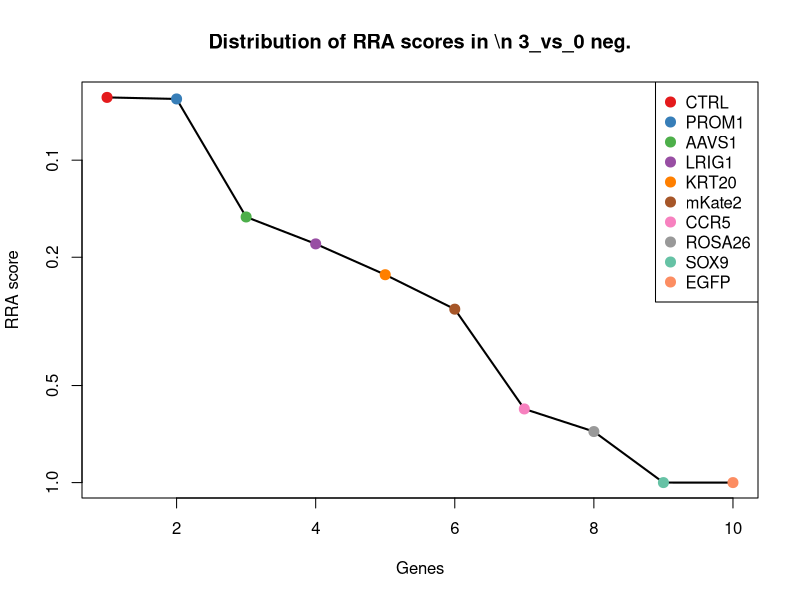
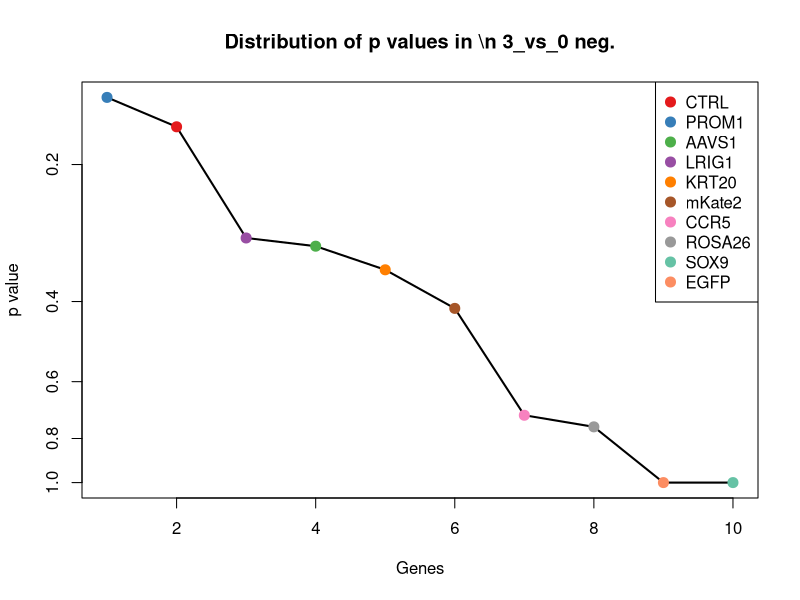
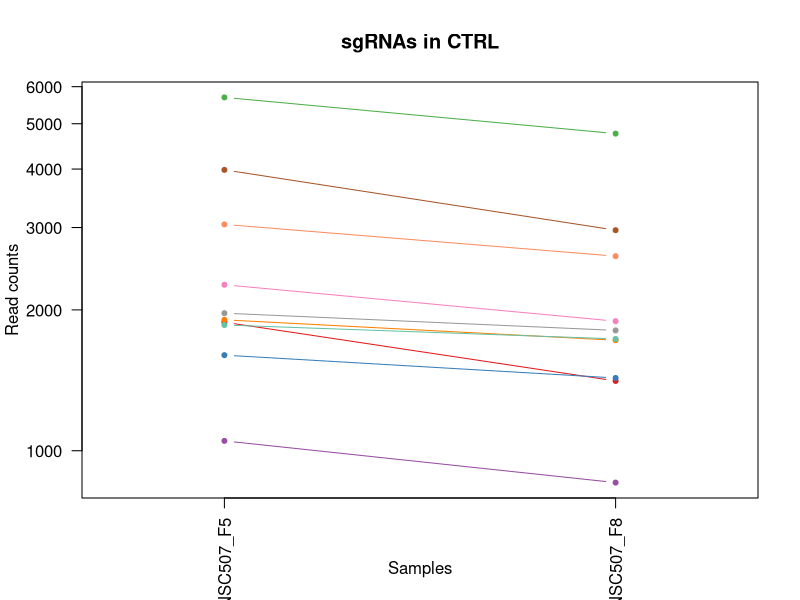
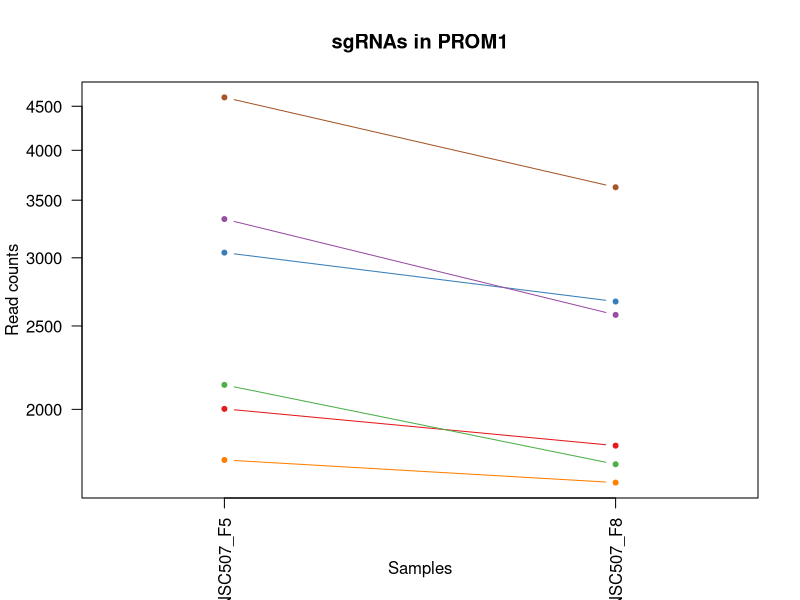
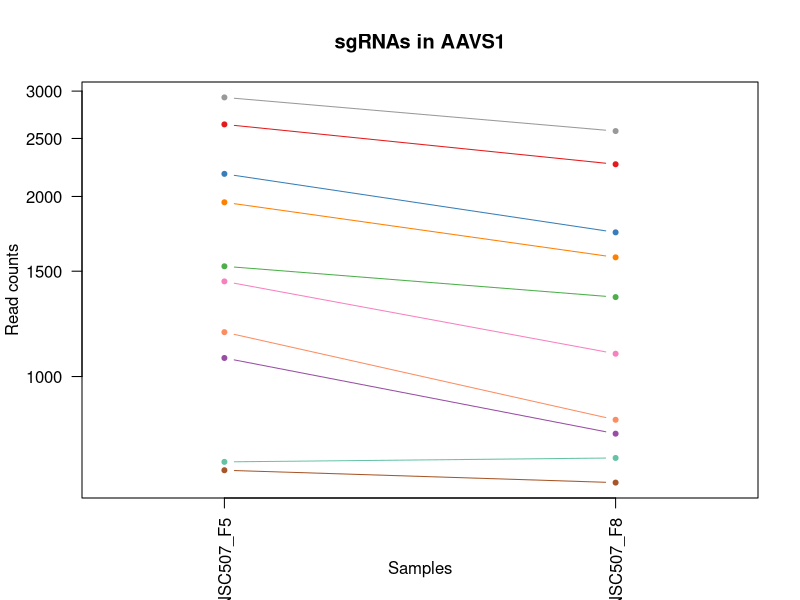
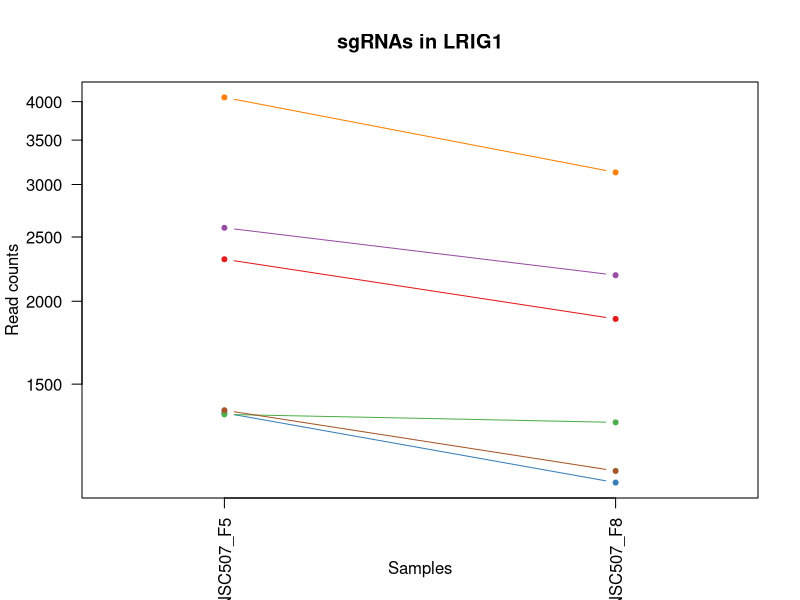
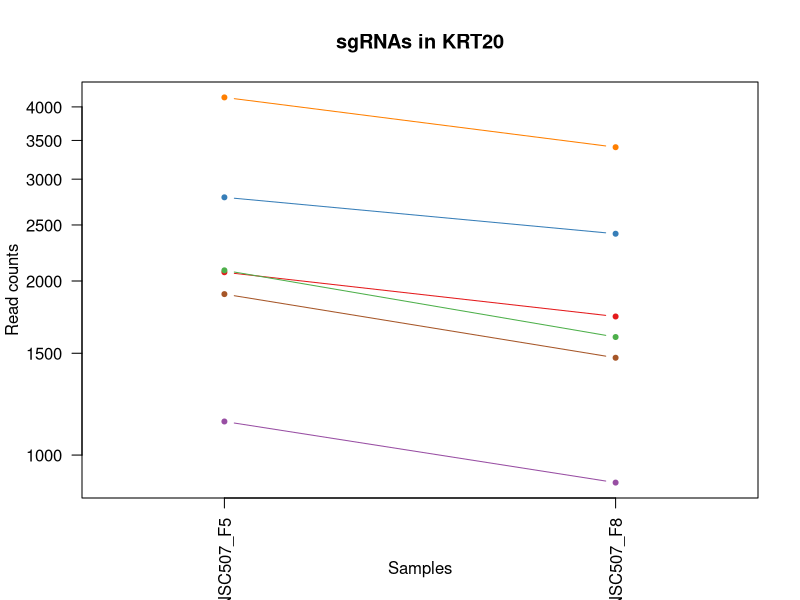
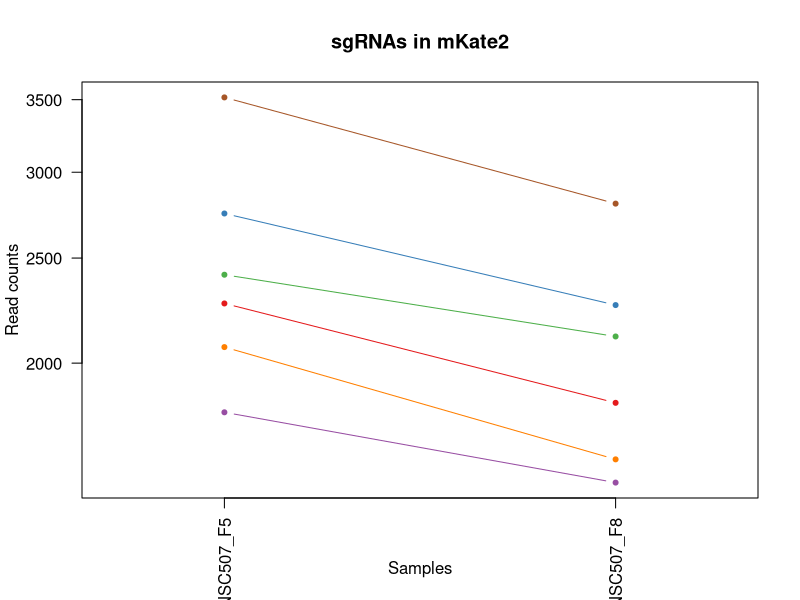

Write the R code that produced these figures, in order. (Note: this script raises an error after producing the figures.)
pdf(file='S7B_c0_t3.pdf',width=4.5,height=4.5);
gstable=read.table('S7B_c0_t3.gene_summary.txt',header=T)
# 
#
# parameters
# Do not modify the variables beginning with "__"

# gstablename='__GENE_SUMMARY_FILE__'
startindex=3
# outputfile='__OUTPUT_FILE__'
targetgenelist=c("CTRL","PROM1","AAVS1","LRIG1","KRT20","mKate2","CCR5","ROSA26","SOX9","EGFP")
# samplelabel=sub('.\\w+.\\w+$','',colnames(gstable)[startindex]);
samplelabel='3_vs_0 neg.'


# You need to write some codes in front of this code:
# gstable=read.table(gstablename,header=T)
# pdf(file=outputfile,width=6,height=6)


# set up color using RColorBrewer
#library(RColorBrewer)
#colors <- brewer.pal(length(targetgenelist), "Set1")

colors=c( "#E41A1C", "#377EB8", "#4DAF4A", "#984EA3", "#FF7F00",  "#A65628", "#F781BF",
          "#999999", "#66C2A5", "#FC8D62", "#8DA0CB", "#E78AC3", "#A6D854", "#FFD92F", "#E5C494", "#B3B3B3", 
          "#8DD3C7", "#FFFFB3", "#BEBADA", "#FB8072", "#80B1D3", "#FDB462", "#B3DE69", "#FCCDE5",
          "#D9D9D9", "#BC80BD", "#CCEBC5", "#FFED6F")

######
# function definition

plotrankedvalues<-function(val, tglist, ...){
  
  plot(val,log='y',ylim=c(max(val),min(val)),type='l',lwd=2, ...)
  if(length(tglist)>0){
    for(i in 1:length(tglist)){
      targetgene=tglist[i];
      tx=which(names(val)==targetgene);ty=val[targetgene];
      points(tx,ty,col=colors[(i %% length(colors)) ],cex=2,pch=20)
      # text(tx+50,ty,targetgene,col=colors[i])
    }
    legend('topright',tglist,pch=20,pt.cex = 2,cex=1,col=colors)
  }
}



plotrandvalues<-function(val,targetgenelist, ...){
  # choose the one with the best distance distribution
  
  mindiffvalue=0;
  randval=val;
  for(i in 1:20){
    randval0=sample(val)
    vindex=sort(which(names(randval0) %in% targetgenelist))
    if(max(vindex)>0.9*length(val)){
      # print('pass...')
      next;
    }
    mindiffind=min(diff(vindex));
    if (mindiffind > mindiffvalue){
      mindiffvalue=mindiffind;
      randval=randval0;
      # print(paste('Diff: ',mindiffvalue))
    }
  }
  plot(randval,log='y',ylim=c(max(randval),min(randval)),pch=20,col='grey', ...)
  
  if(length(targetgenelist)>0){
    for(i in 1:length(targetgenelist)){
      targetgene=targetgenelist[i];
      tx=which(names(randval)==targetgene);ty=randval[targetgene];
      points(tx,ty,col=colors[(i %% length(colors)) ],cex=2,pch=20)
      text(tx+50,ty,targetgene,col=colors[i])
    }
  }
  
}




# set.seed(1235)



pvec=gstable[,startindex]
names(pvec)=gstable[,'id']
pvec=sort(pvec);

plotrankedvalues(pvec,targetgenelist,xlab='Genes',ylab='RRA score',main=paste('Distribution of RRA scores in \\n',samplelabel))

# plotrandvalues(pvec,targetgenelist,xlab='Genes',ylab='RRA score',main=paste('Distribution of RRA scores in \\n',samplelabel))


pvec=gstable[,startindex+1]
names(pvec)=gstable[,'id']
pvec=sort(pvec);

plotrankedvalues(pvec,targetgenelist,xlab='Genes',ylab='p value',main=paste('Distribution of p values in \\n',samplelabel))

# plotrandvalues(pvec,targetgenelist,xlab='Genes',ylab='p value',main=paste('Distribution of p values in \\n',samplelabel))



# you need to write after this code:
# dev.off()






# parameters
# Do not modify the variables beginning with "__"
targetmat=list(c(1881.554107245899,1408.9878322184054),c(1599.752720303355,1429.6474778521062),c(5690.190122413651,4761.359663713614),c(1048.7093397081858,853.9320195263062),c(1903.5330455032563,1721.6371361417466),c(3982.89759706537,2959.8385644548907),c(2262.2607163465505,1891.0462303380943),c(1967.1149740334681,1807.0303380943772),c(1855.6503585854423,1732.6556138130536),c(3044.8679107245903,2604.4926595552342))
targetgene="CTRL"
collabel=c("S53_MNSC507_F5","S56_MNSC507_F8")

# set up color using RColorBrewer
#library(RColorBrewer)
#colors <- brewer.pal(length(targetgenelist), "Set1")

colors=c( "#E41A1C", "#377EB8", "#4DAF4A", "#984EA3", "#FF7F00",  "#A65628", "#F781BF",
          "#999999", "#66C2A5", "#FC8D62", "#8DA0CB", "#E78AC3", "#A6D854", "#FFD92F", "#E5C494", "#B3B3B3", 
          "#8DD3C7", "#FFFFB3", "#BEBADA", "#FB8072", "#80B1D3", "#FDB462", "#B3DE69", "#FCCDE5",
          "#D9D9D9", "#BC80BD", "#CCEBC5", "#FFED6F")


## code

targetmatvec=unlist(targetmat)+1
yrange=range(targetmatvec[targetmatvec>0]);
# yrange[1]=1; # set the minimum value to 1
for(i in 1:length(targetmat)){
  vali=targetmat[[i]]+1;
  if(i==1){
    plot(1:length(vali),vali,type='b',las=1,pch=20,main=paste('sgRNAs in',targetgene),ylab='Read counts',xlab='Samples',xlim=c(0.7,length(vali)+0.3),ylim = yrange,col=colors[(i %% length(colors))],xaxt='n',log='y')
    axis(1,at=1:length(vali),labels=(collabel),las=2)
    # lines(0:100,rep(1,101),col='black');
  }else{
    lines(1:length(vali),vali,type='b',pch=20,col=colors[(i %% length(colors))])
  }
}




# parameters
# Do not modify the variables beginning with "__"
targetmat=list(c(2001.6533055807436,1813.916886638944),c(3040.9431003214904,2667.8489061652504),c(2134.3118972055067,1725.7690652684867),c(3326.669297667134,2574.1918459591393),c(1745.7556672986564,1643.1304827336828),c(4606.94245115819,3622.324534442235))
targetgene="PROM1"
collabel=c("S53_MNSC507_F5","S56_MNSC507_F8")

# set up color using RColorBrewer
#library(RColorBrewer)
#colors <- brewer.pal(length(targetgenelist), "Set1")

colors=c( "#E41A1C", "#377EB8", "#4DAF4A", "#984EA3", "#FF7F00",  "#A65628", "#F781BF",
          "#999999", "#66C2A5", "#FC8D62", "#8DA0CB", "#E78AC3", "#A6D854", "#FFD92F", "#E5C494", "#B3B3B3", 
          "#8DD3C7", "#FFFFB3", "#BEBADA", "#FB8072", "#80B1D3", "#FDB462", "#B3DE69", "#FCCDE5",
          "#D9D9D9", "#BC80BD", "#CCEBC5", "#FFED6F")


## code

targetmatvec=unlist(targetmat)+1
yrange=range(targetmatvec[targetmatvec>0]);
# yrange[1]=1; # set the minimum value to 1
for(i in 1:length(targetmat)){
  vali=targetmat[[i]]+1;
  if(i==1){
    plot(1:length(vali),vali,type='b',las=1,pch=20,main=paste('sgRNAs in',targetgene),ylab='Read counts',xlab='Samples',xlim=c(0.7,length(vali)+0.3),ylim = yrange,col=colors[(i %% length(colors))],xaxt='n',log='y')
    axis(1,at=1:length(vali),labels=(collabel),las=2)
    # lines(0:100,rep(1,101),col='black');
  }else{
    lines(1:length(vali),vali,type='b',pch=20,col=colors[(i %% length(colors))])
  }
}




# parameters
# Do not modify the variables beginning with "__"
targetmat=list(c(2638.2575529634823,2262.9198517447117),c(2180.624659962081,1740.9194720665341),c(1527.5362088863244,1356.6500632796963),c(1073.0431642074025,801.5942505875972),c(1954.5555807435496,1581.15154583258),c(696.2613655098509,663.8632796962575),c(1441.1903800181353,1090.8292894594106),c(2927.123598631605,2571.4372265413126),c(719.0252658478279,729.9741457241005),c(1185.2927417360481,845.6681612728258))
targetgene="AAVS1"
collabel=c("S53_MNSC507_F5","S56_MNSC507_F8")

# set up color using RColorBrewer
#library(RColorBrewer)
#colors <- brewer.pal(length(targetgenelist), "Set1")

colors=c( "#E41A1C", "#377EB8", "#4DAF4A", "#984EA3", "#FF7F00",  "#A65628", "#F781BF",
          "#999999", "#66C2A5", "#FC8D62", "#8DA0CB", "#E78AC3", "#A6D854", "#FFD92F", "#E5C494", "#B3B3B3", 
          "#8DD3C7", "#FFFFB3", "#BEBADA", "#FB8072", "#80B1D3", "#FDB462", "#B3DE69", "#FCCDE5",
          "#D9D9D9", "#BC80BD", "#CCEBC5", "#FFED6F")


## code

targetmatvec=unlist(targetmat)+1
yrange=range(targetmatvec[targetmatvec>0]);
# yrange[1]=1; # set the minimum value to 1
for(i in 1:length(targetmat)){
  vali=targetmat[[i]]+1;
  if(i==1){
    plot(1:length(vali),vali,type='b',las=1,pch=20,main=paste('sgRNAs in',targetgene),ylab='Read counts',xlab='Samples',xlim=c(0.7,length(vali)+0.3),ylim = yrange,col=colors[(i %% length(colors))],xaxt='n',log='y')
    axis(1,at=1:length(vali),labels=(collabel),las=2)
    # lines(0:100,rep(1,101),col='black');
  }else{
    lines(1:length(vali),vali,type='b',pch=20,col=colors[(i %% length(colors))])
  }
}




# parameters
# Do not modify the variables beginning with "__"
targetmat=list(c(2313.2832515868436,1880.0277526667871),c(1356.4144753111864,1064.6604049900561),c(1349.3498165856072,1312.5761525944674),c(2580.1703589976096,2188.5451274633883),c(4058.25395680488,3127.870348942325),c(1368.9738686011046,1108.7343156752847))
targetgene="LRIG1"
collabel=c("S53_MNSC507_F5","S56_MNSC507_F8")

# set up color using RColorBrewer
#library(RColorBrewer)
#colors <- brewer.pal(length(targetgenelist), "Set1")

colors=c( "#E41A1C", "#377EB8", "#4DAF4A", "#984EA3", "#FF7F00",  "#A65628", "#F781BF",
          "#999999", "#66C2A5", "#FC8D62", "#8DA0CB", "#E78AC3", "#A6D854", "#FFD92F", "#E5C494", "#B3B3B3", 
          "#8DD3C7", "#FFFFB3", "#BEBADA", "#FB8072", "#80B1D3", "#FDB462", "#B3DE69", "#FCCDE5",
          "#D9D9D9", "#BC80BD", "#CCEBC5", "#FFED6F")


## code

targetmatvec=unlist(targetmat)+1
yrange=range(targetmatvec[targetmatvec>0]);
# yrange[1]=1; # set the minimum value to 1
for(i in 1:length(targetmat)){
  vali=targetmat[[i]]+1;
  if(i==1){
    plot(1:length(vali),vali,type='b',las=1,pch=20,main=paste('sgRNAs in',targetgene),ylab='Read counts',xlab='Samples',xlim=c(0.7,length(vali)+0.3),ylim = yrange,col=colors[(i %% length(colors))],xaxt='n',log='y')
    axis(1,at=1:length(vali),labels=(collabel),las=2)
    # lines(0:100,rep(1,101),col='black');
  }else{
    lines(1:length(vali),vali,type='b',pch=20,col=colors[(i %% length(colors))])
  }
}




# parameters
# Do not modify the variables beginning with "__"
targetmat=list(c(2069.945006594675,1735.4102332308805),c(2789.755234523123,2413.046610016272),c(2085.644248207073,1599.0565720484542),c(1142.1198273019538,895.2513107937082),c(4153.234368559888,3406.086910142831),c(1897.253348858297,1472.3440788284215))
targetgene="KRT20"
collabel=c("S53_MNSC507_F5","S56_MNSC507_F8")

# set up color using RColorBrewer
#library(RColorBrewer)
#colors <- brewer.pal(length(targetgenelist), "Set1")

colors=c( "#E41A1C", "#377EB8", "#4DAF4A", "#984EA3", "#FF7F00",  "#A65628", "#F781BF",
          "#999999", "#66C2A5", "#FC8D62", "#8DA0CB", "#E78AC3", "#A6D854", "#FFD92F", "#E5C494", "#B3B3B3", 
          "#8DD3C7", "#FFFFB3", "#BEBADA", "#FB8072", "#80B1D3", "#FDB462", "#B3DE69", "#FCCDE5",
          "#D9D9D9", "#BC80BD", "#CCEBC5", "#FFED6F")


## code

targetmatvec=unlist(targetmat)+1
yrange=range(targetmatvec[targetmatvec>0]);
# yrange[1]=1; # set the minimum value to 1
for(i in 1:length(targetmat)){
  vali=targetmat[[i]]+1;
  if(i==1){
    plot(1:length(vali),vali,type='b',las=1,pch=20,main=paste('sgRNAs in',targetgene),ylab='Read counts',xlab='Samples',xlim=c(0.7,length(vali)+0.3),ylim = yrange,col=colors[(i %% length(colors))],xaxt='n',log='y')
    axis(1,at=1:length(vali),labels=(collabel),las=2)
    # lines(0:100,rep(1,101),col='black');
  }else{
    lines(1:length(vali),vali,type='b',pch=20,col=colors[(i %% length(colors))])
  }
}




# parameters
# Do not modify the variables beginning with "__"
targetmat=list(c(2269.325375072129,1837.3311516904719),c(2747.367282169648,2261.5425420357983),c(2412.188473744951,2115.547712890978),c(1800.7030129420493,1550.8507322364853),c(2068.375082433435,1629.357385644549),c(3515.8451590965296,2805.5798770565902))
targetgene="mKate2"
collabel=c("S53_MNSC507_F5","S56_MNSC507_F8")

# set up color using RColorBrewer
#library(RColorBrewer)
#colors <- brewer.pal(length(targetgenelist), "Set1")

colors=c( "#E41A1C", "#377EB8", "#4DAF4A", "#984EA3", "#FF7F00",  "#A65628", "#F781BF",
          "#999999", "#66C2A5", "#FC8D62", "#8DA0CB", "#E78AC3", "#A6D854", "#FFD92F", "#E5C494", "#B3B3B3", 
          "#8DD3C7", "#FFFFB3", "#BEBADA", "#FB8072", "#80B1D3", "#FDB462", "#B3DE69", "#FCCDE5",
          "#D9D9D9", "#BC80BD", "#CCEBC5", "#FFED6F")


## code

targetmatvec=unlist(targetmat)+1
yrange=range(targetmatvec[targetmatvec>0]);
# yrange[1]=1; # set the minimum value to 1
for(i in 1:length(targetmat)){
  vali=targetmat[[i]]+1;
  if(i==1){
    plot(1:length(vali),vali,type='b',las=1,pch=20,main=paste('sgRNAs in',targetgene),ylab='Read counts',xlab='Samples',xlim=c(0.7,length(vali)+0.3),ylim = yrange,col=colors[(i %% length(colors))],xaxt='n',log='y')
    axis(1,at=1:length(vali),labels=(collabel),las=2)
    # lines(0:100,rep(1,101),col='black');
  }else{
    lines(1:length(vali),vali,type='b',pch=20,col=colors[(i %% length(colors))])
  }
}




# parameters
# Do not modify the variables beginning with "__"
targetmat=list(c(1504.7723085483474,1201.0140661724824),c(2141.376555931086,1906.1966371361418),c(1330.5107266507296,991.662990417646),c(1044.7845293050862,893.8740010847948),c(1413.7167071964388,1329.1038691014282),c(1639.00082433435,1406.2332128005785),c(2963.2318543401207,2616.888446935455),c(1831.3165340862254,1611.4523594286748),c(1140.549903140714,1055.0192370276623),c(1823.4669132800266,1619.716217682155))
targetgene="CCR5"
collabel=c("S53_MNSC507_F5","S56_MNSC507_F8")

# set up color using RColorBrewer
#library(RColorBrewer)
#colors <- brewer.pal(length(targetgenelist), "Set1")

colors=c( "#E41A1C", "#377EB8", "#4DAF4A", "#984EA3", "#FF7F00",  "#A65628", "#F781BF",
          "#999999", "#66C2A5", "#FC8D62", "#8DA0CB", "#E78AC3", "#A6D854", "#FFD92F", "#E5C494", "#B3B3B3", 
          "#8DD3C7", "#FFFFB3", "#BEBADA", "#FB8072", "#80B1D3", "#FDB462", "#B3DE69", "#FCCDE5",
          "#D9D9D9", "#BC80BD", "#CCEBC5", "#FFED6F")


## code

targetmatvec=unlist(targetmat)+1
yrange=range(targetmatvec[targetmatvec>0]);
# yrange[1]=1; # set the minimum value to 1
for(i in 1:length(targetmat)){
  vali=targetmat[[i]]+1;
  if(i==1){
    plot(1:length(vali),vali,type='b',las=1,pch=20,main=paste('sgRNAs in',targetgene),ylab='Read counts',xlab='Samples',xlim=c(0.7,length(vali)+0.3),ylim = yrange,col=colors[(i %% length(colors))],xaxt='n',log='y')
    axis(1,at=1:length(vali),labels=(collabel),las=2)
    # lines(0:100,rep(1,101),col='black');
  }else{
    lines(1:length(vali),vali,type='b',pch=20,col=colors[(i %% length(colors))])
  }
}




# parameters
# Do not modify the variables beginning with "__"
targetmat=list(c(6439.828909405655,5523.011932742723),c(2785.0454620394034,2345.5584342795155),c(2950.672461050202,2739.469011028747),c(2347.0366210534994,1924.101663352016),c(2095.063793174512,1611.4523594286748),c(2760.7116375401865,2610.0018983908876),c(2344.6817348116397,1915.8378050985355),c(1741.830856895557,1414.497071054059),c(736.2944316214657,654.2221117338637),c(2280.314844200808,2235.373657566444))
targetgene="ROSA26"
collabel=c("S53_MNSC507_F5","S56_MNSC507_F8")

# set up color using RColorBrewer
#library(RColorBrewer)
#colors <- brewer.pal(length(targetgenelist), "Set1")

colors=c( "#E41A1C", "#377EB8", "#4DAF4A", "#984EA3", "#FF7F00",  "#A65628", "#F781BF",
          "#999999", "#66C2A5", "#FC8D62", "#8DA0CB", "#E78AC3", "#A6D854", "#FFD92F", "#E5C494", "#B3B3B3", 
          "#8DD3C7", "#FFFFB3", "#BEBADA", "#FB8072", "#80B1D3", "#FDB462", "#B3DE69", "#FCCDE5",
          "#D9D9D9", "#BC80BD", "#CCEBC5", "#FFED6F")


## code

targetmatvec=unlist(targetmat)+1
yrange=range(targetmatvec[targetmatvec>0]);
# yrange[1]=1; # set the minimum value to 1
for(i in 1:length(targetmat)){
  vali=targetmat[[i]]+1;
  if(i==1){
    plot(1:length(vali),vali,type='b',las=1,pch=20,main=paste('sgRNAs in',targetgene),ylab='Read counts',xlab='Samples',xlim=c(0.7,length(vali)+0.3),ylim = yrange,col=colors[(i %% length(colors))],xaxt='n',log='y')
    axis(1,at=1:length(vali),labels=(collabel),las=2)
    # lines(0:100,rep(1,101),col='black');
  }else{
    lines(1:length(vali),vali,type='b',pch=20,col=colors[(i %% length(colors))])
  }
}




# parameters
# Do not modify the variables beginning with "__"
targetmat=list(c(1078.5378987717418,2116.9250225998917),c(702.54106215481,1537.0776351473512),c(397.1908127936691,727.2195263062737),c(489.8163383068173,1104.6023865485445),c(927.0402172121013,2319.389549810161),c(1737.9060464924573,2835.8806906526847))
targetgene="SOX9"
collabel=c("S53_MNSC507_F5","S56_MNSC507_F8")

# set up color using RColorBrewer
#library(RColorBrewer)
#colors <- brewer.pal(length(targetgenelist), "Set1")

colors=c( "#E41A1C", "#377EB8", "#4DAF4A", "#984EA3", "#FF7F00",  "#A65628", "#F781BF",
          "#999999", "#66C2A5", "#FC8D62", "#8DA0CB", "#E78AC3", "#A6D854", "#FFD92F", "#E5C494", "#B3B3B3", 
          "#8DD3C7", "#FFFFB3", "#BEBADA", "#FB8072", "#80B1D3", "#FDB462", "#B3DE69", "#FCCDE5",
          "#D9D9D9", "#BC80BD", "#CCEBC5", "#FFED6F")


## code

targetmatvec=unlist(targetmat)+1
yrange=range(targetmatvec[targetmatvec>0]);
# yrange[1]=1; # set the minimum value to 1
for(i in 1:length(targetmat)){
  vali=targetmat[[i]]+1;
  if(i==1){
    plot(1:length(vali),vali,type='b',las=1,pch=20,main=paste('sgRNAs in',targetgene),ylab='Read counts',xlab='Samples',xlim=c(0.7,length(vali)+0.3),ylim = yrange,col=colors[(i %% length(colors))],xaxt='n',log='y')
    axis(1,at=1:length(vali),labels=(collabel),las=2)
    # lines(0:100,rep(1,101),col='black');
  }else{
    lines(1:length(vali),vali,type='b',pch=20,col=colors[(i %% length(colors))])
  }
}




# parameters
# Do not modify the variables beginning with "__"
targetmat=list(c(554.9681909982689,3469.4431567528477),c(602.0659158354629,4342.657512203941),c(337.53369466655676,2637.548092569156),c(378.35172285879156,2258.7879226179716),c(546.3336081114501,3896.409166516001),c(877.5876061330476,4240.73659374435))
targetgene="EGFP"
collabel=c("S53_MNSC507_F5","S56_MNSC507_F8")

# set up color using RColorBrewer
#library(RColorBrewer)
#colors <- brewer.pal(length(targetgenelist), "Set1")

colors=c( "#E41A1C", "#377EB8", "#4DAF4A", "#984EA3", "#FF7F00",  "#A65628", "#F781BF",
          "#999999", "#66C2A5", "#FC8D62", "#8DA0CB", "#E78AC3", "#A6D854", "#FFD92F", "#E5C494", "#B3B3B3", 
          "#8DD3C7", "#FFFFB3", "#BEBADA", "#FB8072", "#80B1D3", "#FDB462", "#B3DE69", "#FCCDE5",
          "#D9D9D9", "#BC80BD", "#CCEBC5", "#FFED6F")


## code

targetmatvec=unlist(targetmat)+1
yrange=range(targetmatvec[targetmatvec>0]);
# yrange[1]=1; # set the minimum value to 1
for(i in 1:length(targetmat)){
  vali=targetmat[[i]]+1;
  if(i==1){
    plot(1:length(vali),vali,type='b',las=1,pch=20,main=paste('sgRNAs in',targetgene),ylab='Read counts',xlab='Samples',xlim=c(0.7,length(vali)+0.3),ylim = yrange,col=colors[(i %% length(colors))],xaxt='n',log='y')
    axis(1,at=1:length(vali),labels=(collabel),las=2)
    # lines(0:100,rep(1,101),col='black');
  }else{
    lines(1:length(vali),vali,type='b',pch=20,col=colors[(i %% length(colors))])
  }
}



# 
#
# parameters
# Do not modify the variables beginning with "__"

# gstablename='__GENE_SUMMARY_FILE__'
startindex=9
# outputfile='__OUTPUT_FILE__'
targetgenelist=c("EGFP","SOX9","LRIG1","PROM1","AAVS1","ROSA26","CCR5","CTRL","mKate2","KRT20")
# samplelabel=sub('.\\w+.\\w+$','',colnames(gstable)[startindex]);
samplelabel='3_vs_0 pos.'


# You need to write some codes in front of this code:
# gstable=read.table(gstablename,header=T)
# pdf(file=outputfile,width=6,height=6)


# set up color using RColorBrewer
#library(RColorBrewer)
#colors <- brewer.pal(length(targetgenelist), "Set1")

colors=c( "#E41A1C", "#377EB8", "#4DAF4A", "#984EA3", "#FF7F00",  "#A65628", "#F781BF",
          "#999999", "#66C2A5", "#FC8D62", "#8DA0CB", "#E78AC3", "#A6D854", "#FFD92F", "#E5C494", "#B3B3B3", 
          "#8DD3C7", "#FFFFB3", "#BEBADA", "#FB8072", "#80B1D3", "#FDB462", "#B3DE69", "#FCCDE5",
          "#D9D9D9", "#BC80BD", "#CCEBC5", "#FFED6F")

######
# function definition

plotrankedvalues<-function(val, tglist, ...){
  
  plot(val,log='y',ylim=c(max(val),min(val)),type='l',lwd=2, ...)
  if(length(tglist)>0){
    for(i in 1:length(tglist)){
      targetgene=tglist[i];
      tx=which(names(val)==targetgene);ty=val[targetgene];
      points(tx,ty,col=colors[(i %% length(colors)) ],cex=2,pch=20)
      # text(tx+50,ty,targetgene,col=colors[i])
    }
    legend('topright',tglist,pch=20,pt.cex = 2,cex=1,col=colors)
  }
}



plotrandvalues<-function(val,targetgenelist, ...){
  # choose the one with the best distance distribution
  
  mindiffvalue=0;
  randval=val;
  for(i in 1:20){
    randval0=sample(val)
    vindex=sort(which(names(randval0) %in% targetgenelist))
    if(max(vindex)>0.9*length(val)){
      # print('pass...')
      next;
    }
    mindiffind=min(diff(vindex));
    if (mindiffind > mindiffvalue){
      mindiffvalue=mindiffind;
      randval=randval0;
      # print(paste('Diff: ',mindiffvalue))
    }
  }
  plot(randval,log='y',ylim=c(max(randval),min(randval)),pch=20,col='grey', ...)
  
  if(length(targetgenelist)>0){
    for(i in 1:length(targetgenelist)){
      targetgene=targetgenelist[i];
      tx=which(names(randval)==targetgene);ty=randval[targetgene];
      points(tx,ty,col=colors[(i %% length(colors)) ],cex=2,pch=20)
      text(tx+50,ty,targetgene,col=colors[i])
    }
  }
  
}




# set.seed(1235)



pvec=gstable[,startindex]
names(pvec)=gstable[,'id']
pvec=sort(pvec);

plotrankedvalues(pvec,targetgenelist,xlab='Genes',ylab='RRA score',main=paste('Distribution of RRA scores in \\n',samplelabel))

# plotrandvalues(pvec,targetgenelist,xlab='Genes',ylab='RRA score',main=paste('Distribution of RRA scores in \\n',samplelabel))


pvec=gstable[,startindex+1]
names(pvec)=gstable[,'id']
pvec=sort(pvec);

plotrankedvalues(pvec,targetgenelist,xlab='Genes',ylab='p value',main=paste('Distribution of p values in \\n',samplelabel))

# plotrandvalues(pvec,targetgenelist,xlab='Genes',ylab='p value',main=paste('Distribution of p values in \\n',samplelabel))



# you need to write after this code:
# dev.off()






# parameters
# Do not modify the variables beginning with "__"
targetmat=list(c(554.9681909982689,3469.4431567528477),c(602.0659158354629,4342.657512203941),c(337.53369466655676,2637.548092569156),c(378.35172285879156,2258.7879226179716),c(546.3336081114501,3896.409166516001),c(877.5876061330476,4240.73659374435))
targetgene="EGFP"
collabel=c("S53_MNSC507_F5","S56_MNSC507_F8")

# set up color using RColorBrewer
#library(RColorBrewer)
#colors <- brewer.pal(length(targetgenelist), "Set1")

colors=c( "#E41A1C", "#377EB8", "#4DAF4A", "#984EA3", "#FF7F00",  "#A65628", "#F781BF",
          "#999999", "#66C2A5", "#FC8D62", "#8DA0CB", "#E78AC3", "#A6D854", "#FFD92F", "#E5C494", "#B3B3B3", 
          "#8DD3C7", "#FFFFB3", "#BEBADA", "#FB8072", "#80B1D3", "#FDB462", "#B3DE69", "#FCCDE5",
          "#D9D9D9", "#BC80BD", "#CCEBC5", "#FFED6F")


## code

targetmatvec=unlist(targetmat)+1
yrange=range(targetmatvec[targetmatvec>0]);
# yrange[1]=1; # set the minimum value to 1
for(i in 1:length(targetmat)){
  vali=targetmat[[i]]+1;
  if(i==1){
    plot(1:length(vali),vali,type='b',las=1,pch=20,main=paste('sgRNAs in',targetgene),ylab='Read counts',xlab='Samples',xlim=c(0.7,length(vali)+0.3),ylim = yrange,col=colors[(i %% length(colors))],xaxt='n',log='y')
    axis(1,at=1:length(vali),labels=(collabel),las=2)
    # lines(0:100,rep(1,101),col='black');
  }else{
    lines(1:length(vali),vali,type='b',pch=20,col=colors[(i %% length(colors))])
  }
}




# parameters
# Do not modify the variables beginning with "__"
targetmat=list(c(1078.5378987717418,2116.9250225998917),c(702.54106215481,1537.0776351473512),c(397.1908127936691,727.2195263062737),c(489.8163383068173,1104.6023865485445),c(927.0402172121013,2319.389549810161),c(1737.9060464924573,2835.8806906526847))
targetgene="SOX9"
collabel=c("S53_MNSC507_F5","S56_MNSC507_F8")

# set up color using RColorBrewer
#library(RColorBrewer)
#colors <- brewer.pal(length(targetgenelist), "Set1")

colors=c( "#E41A1C", "#377EB8", "#4DAF4A", "#984EA3", "#FF7F00",  "#A65628", "#F781BF",
          "#999999", "#66C2A5", "#FC8D62", "#8DA0CB", "#E78AC3", "#A6D854", "#FFD92F", "#E5C494", "#B3B3B3", 
          "#8DD3C7", "#FFFFB3", "#BEBADA", "#FB8072", "#80B1D3", "#FDB462", "#B3DE69", "#FCCDE5",
          "#D9D9D9", "#BC80BD", "#CCEBC5", "#FFED6F")


## code

targetmatvec=unlist(targetmat)+1
yrange=range(targetmatvec[targetmatvec>0]);
# yrange[1]=1; # set the minimum value to 1
for(i in 1:length(targetmat)){
  vali=targetmat[[i]]+1;
  if(i==1){
    plot(1:length(vali),vali,type='b',las=1,pch=20,main=paste('sgRNAs in',targetgene),ylab='Read counts',xlab='Samples',xlim=c(0.7,length(vali)+0.3),ylim = yrange,col=colors[(i %% length(colors))],xaxt='n',log='y')
    axis(1,at=1:length(vali),labels=(collabel),las=2)
    # lines(0:100,rep(1,101),col='black');
  }else{
    lines(1:length(vali),vali,type='b',pch=20,col=colors[(i %% length(colors))])
  }
}




# parameters
# Do not modify the variables beginning with "__"
targetmat=list(c(2313.2832515868436,1880.0277526667871),c(1356.4144753111864,1064.6604049900561),c(1349.3498165856072,1312.5761525944674),c(2580.1703589976096,2188.5451274633883),c(4058.25395680488,3127.870348942325),c(1368.9738686011046,1108.7343156752847))
targetgene="LRIG1"
collabel=c("S53_MNSC507_F5","S56_MNSC507_F8")

# set up color using RColorBrewer
#library(RColorBrewer)
#colors <- brewer.pal(length(targetgenelist), "Set1")

colors=c( "#E41A1C", "#377EB8", "#4DAF4A", "#984EA3", "#FF7F00",  "#A65628", "#F781BF",
          "#999999", "#66C2A5", "#FC8D62", "#8DA0CB", "#E78AC3", "#A6D854", "#FFD92F", "#E5C494", "#B3B3B3", 
          "#8DD3C7", "#FFFFB3", "#BEBADA", "#FB8072", "#80B1D3", "#FDB462", "#B3DE69", "#FCCDE5",
          "#D9D9D9", "#BC80BD", "#CCEBC5", "#FFED6F")


## code

targetmatvec=unlist(targetmat)+1
yrange=range(targetmatvec[targetmatvec>0]);
# yrange[1]=1; # set the minimum value to 1
for(i in 1:length(targetmat)){
  vali=targetmat[[i]]+1;
  if(i==1){
    plot(1:length(vali),vali,type='b',las=1,pch=20,main=paste('sgRNAs in',targetgene),ylab='Read counts',xlab='Samples',xlim=c(0.7,length(vali)+0.3),ylim = yrange,col=colors[(i %% length(colors))],xaxt='n',log='y')
    axis(1,at=1:length(vali),labels=(collabel),las=2)
    # lines(0:100,rep(1,101),col='black');
  }else{
    lines(1:length(vali),vali,type='b',pch=20,col=colors[(i %% length(colors))])
  }
}




# parameters
# Do not modify the variables beginning with "__"
targetmat=list(c(2001.6533055807436,1813.916886638944),c(3040.9431003214904,2667.8489061652504),c(2134.3118972055067,1725.7690652684867),c(3326.669297667134,2574.1918459591393),c(1745.7556672986564,1643.1304827336828),c(4606.94245115819,3622.324534442235))
targetgene="PROM1"
collabel=c("S53_MNSC507_F5","S56_MNSC507_F8")

# set up color using RColorBrewer
#library(RColorBrewer)
#colors <- brewer.pal(length(targetgenelist), "Set1")

colors=c( "#E41A1C", "#377EB8", "#4DAF4A", "#984EA3", "#FF7F00",  "#A65628", "#F781BF",
          "#999999", "#66C2A5", "#FC8D62", "#8DA0CB", "#E78AC3", "#A6D854", "#FFD92F", "#E5C494", "#B3B3B3", 
          "#8DD3C7", "#FFFFB3", "#BEBADA", "#FB8072", "#80B1D3", "#FDB462", "#B3DE69", "#FCCDE5",
          "#D9D9D9", "#BC80BD", "#CCEBC5", "#FFED6F")


## code

targetmatvec=unlist(targetmat)+1
yrange=range(targetmatvec[targetmatvec>0]);
# yrange[1]=1; # set the minimum value to 1
for(i in 1:length(targetmat)){
  vali=targetmat[[i]]+1;
  if(i==1){
    plot(1:length(vali),vali,type='b',las=1,pch=20,main=paste('sgRNAs in',targetgene),ylab='Read counts',xlab='Samples',xlim=c(0.7,length(vali)+0.3),ylim = yrange,col=colors[(i %% length(colors))],xaxt='n',log='y')
    axis(1,at=1:length(vali),labels=(collabel),las=2)
    # lines(0:100,rep(1,101),col='black');
  }else{
    lines(1:length(vali),vali,type='b',pch=20,col=colors[(i %% length(colors))])
  }
}




# parameters
# Do not modify the variables beginning with "__"
targetmat=list(c(2638.2575529634823,2262.9198517447117),c(2180.624659962081,1740.9194720665341),c(1527.5362088863244,1356.6500632796963),c(1073.0431642074025,801.5942505875972),c(1954.5555807435496,1581.15154583258),c(696.2613655098509,663.8632796962575),c(1441.1903800181353,1090.8292894594106),c(2927.123598631605,2571.4372265413126),c(719.0252658478279,729.9741457241005),c(1185.2927417360481,845.6681612728258))
targetgene="AAVS1"
collabel=c("S53_MNSC507_F5","S56_MNSC507_F8")

# set up color using RColorBrewer
#library(RColorBrewer)
#colors <- brewer.pal(length(targetgenelist), "Set1")

colors=c( "#E41A1C", "#377EB8", "#4DAF4A", "#984EA3", "#FF7F00",  "#A65628", "#F781BF",
          "#999999", "#66C2A5", "#FC8D62", "#8DA0CB", "#E78AC3", "#A6D854", "#FFD92F", "#E5C494", "#B3B3B3", 
          "#8DD3C7", "#FFFFB3", "#BEBADA", "#FB8072", "#80B1D3", "#FDB462", "#B3DE69", "#FCCDE5",
          "#D9D9D9", "#BC80BD", "#CCEBC5", "#FFED6F")


## code

targetmatvec=unlist(targetmat)+1
yrange=range(targetmatvec[targetmatvec>0]);
# yrange[1]=1; # set the minimum value to 1
for(i in 1:length(targetmat)){
  vali=targetmat[[i]]+1;
  if(i==1){
    plot(1:length(vali),vali,type='b',las=1,pch=20,main=paste('sgRNAs in',targetgene),ylab='Read counts',xlab='Samples',xlim=c(0.7,length(vali)+0.3),ylim = yrange,col=colors[(i %% length(colors))],xaxt='n',log='y')
    axis(1,at=1:length(vali),labels=(collabel),las=2)
    # lines(0:100,rep(1,101),col='black');
  }else{
    lines(1:length(vali),vali,type='b',pch=20,col=colors[(i %% length(colors))])
  }
}




# parameters
# Do not modify the variables beginning with "__"
targetmat=list(c(6439.828909405655,5523.011932742723),c(2785.0454620394034,2345.5584342795155),c(2950.672461050202,2739.469011028747),c(2347.0366210534994,1924.101663352016),c(2095.063793174512,1611.4523594286748),c(2760.7116375401865,2610.0018983908876),c(2344.6817348116397,1915.8378050985355),c(1741.830856895557,1414.497071054059),c(736.2944316214657,654.2221117338637),c(2280.314844200808,2235.373657566444))
targetgene="ROSA26"
collabel=c("S53_MNSC507_F5","S56_MNSC507_F8")

# set up color using RColorBrewer
#library(RColorBrewer)
#colors <- brewer.pal(length(targetgenelist), "Set1")

colors=c( "#E41A1C", "#377EB8", "#4DAF4A", "#984EA3", "#FF7F00",  "#A65628", "#F781BF",
          "#999999", "#66C2A5", "#FC8D62", "#8DA0CB", "#E78AC3", "#A6D854", "#FFD92F", "#E5C494", "#B3B3B3", 
          "#8DD3C7", "#FFFFB3", "#BEBADA", "#FB8072", "#80B1D3", "#FDB462", "#B3DE69", "#FCCDE5",
          "#D9D9D9", "#BC80BD", "#CCEBC5", "#FFED6F")


## code

targetmatvec=unlist(targetmat)+1
yrange=range(targetmatvec[targetmatvec>0]);
# yrange[1]=1; # set the minimum value to 1
for(i in 1:length(targetmat)){
  vali=targetmat[[i]]+1;
  if(i==1){
    plot(1:length(vali),vali,type='b',las=1,pch=20,main=paste('sgRNAs in',targetgene),ylab='Read counts',xlab='Samples',xlim=c(0.7,length(vali)+0.3),ylim = yrange,col=colors[(i %% length(colors))],xaxt='n',log='y')
    axis(1,at=1:length(vali),labels=(collabel),las=2)
    # lines(0:100,rep(1,101),col='black');
  }else{
    lines(1:length(vali),vali,type='b',pch=20,col=colors[(i %% length(colors))])
  }
}




# parameters
# Do not modify the variables beginning with "__"
targetmat=list(c(1504.7723085483474,1201.0140661724824),c(2141.376555931086,1906.1966371361418),c(1330.5107266507296,991.662990417646),c(1044.7845293050862,893.8740010847948),c(1413.7167071964388,1329.1038691014282),c(1639.00082433435,1406.2332128005785),c(2963.2318543401207,2616.888446935455),c(1831.3165340862254,1611.4523594286748),c(1140.549903140714,1055.0192370276623),c(1823.4669132800266,1619.716217682155))
targetgene="CCR5"
collabel=c("S53_MNSC507_F5","S56_MNSC507_F8")

# set up color using RColorBrewer
#library(RColorBrewer)
#colors <- brewer.pal(length(targetgenelist), "Set1")

colors=c( "#E41A1C", "#377EB8", "#4DAF4A", "#984EA3", "#FF7F00",  "#A65628", "#F781BF",
          "#999999", "#66C2A5", "#FC8D62", "#8DA0CB", "#E78AC3", "#A6D854", "#FFD92F", "#E5C494", "#B3B3B3", 
          "#8DD3C7", "#FFFFB3", "#BEBADA", "#FB8072", "#80B1D3", "#FDB462", "#B3DE69", "#FCCDE5",
          "#D9D9D9", "#BC80BD", "#CCEBC5", "#FFED6F")


## code

targetmatvec=unlist(targetmat)+1
yrange=range(targetmatvec[targetmatvec>0]);
# yrange[1]=1; # set the minimum value to 1
for(i in 1:length(targetmat)){
  vali=targetmat[[i]]+1;
  if(i==1){
    plot(1:length(vali),vali,type='b',las=1,pch=20,main=paste('sgRNAs in',targetgene),ylab='Read counts',xlab='Samples',xlim=c(0.7,length(vali)+0.3),ylim = yrange,col=colors[(i %% length(colors))],xaxt='n',log='y')
    axis(1,at=1:length(vali),labels=(collabel),las=2)
    # lines(0:100,rep(1,101),col='black');
  }else{
    lines(1:length(vali),vali,type='b',pch=20,col=colors[(i %% length(colors))])
  }
}




# parameters
# Do not modify the variables beginning with "__"
targetmat=list(c(1881.554107245899,1408.9878322184054),c(1599.752720303355,1429.6474778521062),c(5690.190122413651,4761.359663713614),c(1048.7093397081858,853.9320195263062),c(1903.5330455032563,1721.6371361417466),c(3982.89759706537,2959.8385644548907),c(2262.2607163465505,1891.0462303380943),c(1967.1149740334681,1807.0303380943772),c(1855.6503585854423,1732.6556138130536),c(3044.8679107245903,2604.4926595552342))
targetgene="CTRL"
collabel=c("S53_MNSC507_F5","S56_MNSC507_F8")

# set up color using RColorBrewer
#library(RColorBrewer)
#colors <- brewer.pal(length(targetgenelist), "Set1")

colors=c( "#E41A1C", "#377EB8", "#4DAF4A", "#984EA3", "#FF7F00",  "#A65628", "#F781BF",
          "#999999", "#66C2A5", "#FC8D62", "#8DA0CB", "#E78AC3", "#A6D854", "#FFD92F", "#E5C494", "#B3B3B3", 
          "#8DD3C7", "#FFFFB3", "#BEBADA", "#FB8072", "#80B1D3", "#FDB462", "#B3DE69", "#FCCDE5",
          "#D9D9D9", "#BC80BD", "#CCEBC5", "#FFED6F")


## code

targetmatvec=unlist(targetmat)+1
yrange=range(targetmatvec[targetmatvec>0]);
# yrange[1]=1; # set the minimum value to 1
for(i in 1:length(targetmat)){
  vali=targetmat[[i]]+1;
  if(i==1){
    plot(1:length(vali),vali,type='b',las=1,pch=20,main=paste('sgRNAs in',targetgene),ylab='Read counts',xlab='Samples',xlim=c(0.7,length(vali)+0.3),ylim = yrange,col=colors[(i %% length(colors))],xaxt='n',log='y')
    axis(1,at=1:length(vali),labels=(collabel),las=2)
    # lines(0:100,rep(1,101),col='black');
  }else{
    lines(1:length(vali),vali,type='b',pch=20,col=colors[(i %% length(colors))])
  }
}




# parameters
# Do not modify the variables beginning with "__"
targetmat=list(c(2269.325375072129,1837.3311516904719),c(2747.367282169648,2261.5425420357983),c(2412.188473744951,2115.547712890978),c(1800.7030129420493,1550.8507322364853),c(2068.375082433435,1629.357385644549),c(3515.8451590965296,2805.5798770565902))
targetgene="mKate2"
collabel=c("S53_MNSC507_F5","S56_MNSC507_F8")

# set up color using RColorBrewer
#library(RColorBrewer)
#colors <- brewer.pal(length(targetgenelist), "Set1")

colors=c( "#E41A1C", "#377EB8", "#4DAF4A", "#984EA3", "#FF7F00",  "#A65628", "#F781BF",
          "#999999", "#66C2A5", "#FC8D62", "#8DA0CB", "#E78AC3", "#A6D854", "#FFD92F", "#E5C494", "#B3B3B3", 
          "#8DD3C7", "#FFFFB3", "#BEBADA", "#FB8072", "#80B1D3", "#FDB462", "#B3DE69", "#FCCDE5",
          "#D9D9D9", "#BC80BD", "#CCEBC5", "#FFED6F")


## code

targetmatvec=unlist(targetmat)+1
yrange=range(targetmatvec[targetmatvec>0]);
# yrange[1]=1; # set the minimum value to 1
for(i in 1:length(targetmat)){
  vali=targetmat[[i]]+1;
  if(i==1){
    plot(1:length(vali),vali,type='b',las=1,pch=20,main=paste('sgRNAs in',targetgene),ylab='Read counts',xlab='Samples',xlim=c(0.7,length(vali)+0.3),ylim = yrange,col=colors[(i %% length(colors))],xaxt='n',log='y')
    axis(1,at=1:length(vali),labels=(collabel),las=2)
    # lines(0:100,rep(1,101),col='black');
  }else{
    lines(1:length(vali),vali,type='b',pch=20,col=colors[(i %% length(colors))])
  }
}




# parameters
# Do not modify the variables beginning with "__"
targetmat=list(c(2069.945006594675,1735.4102332308805),c(2789.755234523123,2413.046610016272),c(2085.644248207073,1599.0565720484542),c(1142.1198273019538,895.2513107937082),c(4153.234368559888,3406.086910142831),c(1897.253348858297,1472.3440788284215))
targetgene="KRT20"
collabel=c("S53_MNSC507_F5","S56_MNSC507_F8")

# set up color using RColorBrewer
#library(RColorBrewer)
#colors <- brewer.pal(length(targetgenelist), "Set1")

colors=c( "#E41A1C", "#377EB8", "#4DAF4A", "#984EA3", "#FF7F00",  "#A65628", "#F781BF",
          "#999999", "#66C2A5", "#FC8D62", "#8DA0CB", "#E78AC3", "#A6D854", "#FFD92F", "#E5C494", "#B3B3B3", 
          "#8DD3C7", "#FFFFB3", "#BEBADA", "#FB8072", "#80B1D3", "#FDB462", "#B3DE69", "#FCCDE5",
          "#D9D9D9", "#BC80BD", "#CCEBC5", "#FFED6F")


## code

targetmatvec=unlist(targetmat)+1
yrange=range(targetmatvec[targetmatvec>0]);
# yrange[1]=1; # set the minimum value to 1
for(i in 1:length(targetmat)){
  vali=targetmat[[i]]+1;
  if(i==1){
    plot(1:length(vali),vali,type='b',las=1,pch=20,main=paste('sgRNAs in',targetgene),ylab='Read counts',xlab='Samples',xlim=c(0.7,length(vali)+0.3),ylim = yrange,col=colors[(i %% length(colors))],xaxt='n',log='y')
    axis(1,at=1:length(vali),labels=(collabel),las=2)
    # lines(0:100,rep(1,101),col='black');
  }else{
    lines(1:length(vali),vali,type='b',pch=20,col=colors[(i %% length(colors))])
  }
}



dev.off()
Sweave("S7B_c0_t3_summary.Rnw");
library(tools);

texi2dvi("S7B_c0_t3_summary.tex",pdf=TRUE);
